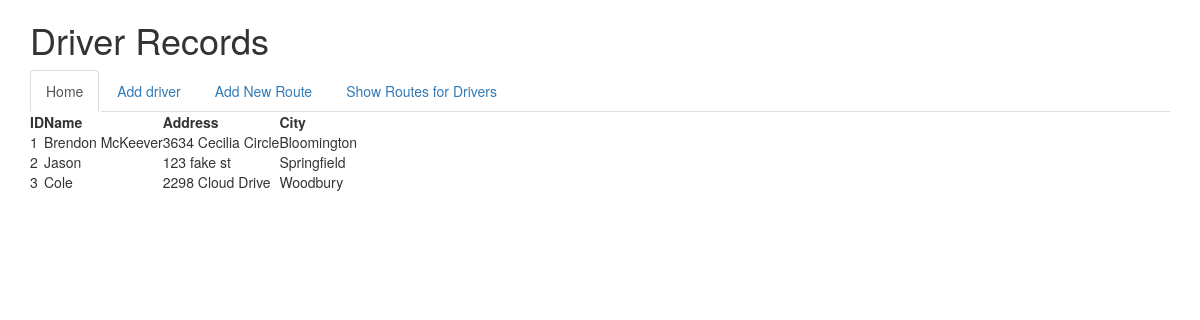
The app's page /, older data.
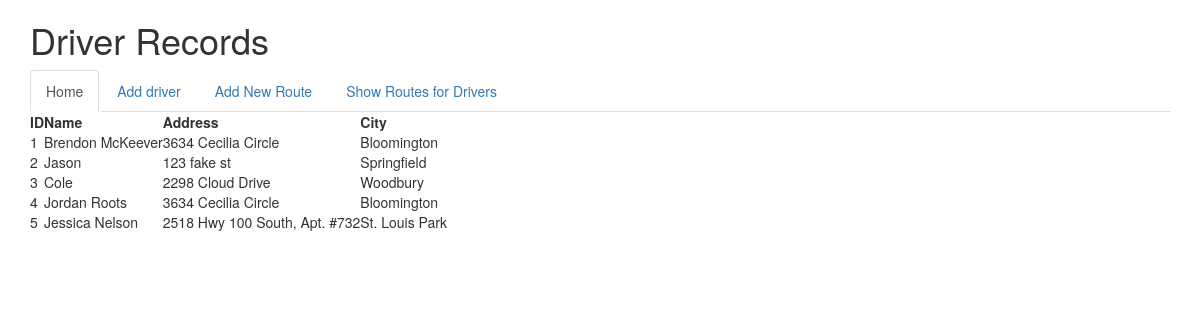
The same page, newer data.
### App.py (models this page shows, shortened)
class Driver_records(db.Model):
    __tablename__ = 'driver'
    id = db.Column('DriverID', db.Integer, primary_key = True)
    name = db.Column(db.String(100))
    address = db.Column(db.String(200))
    city = db.Column(db.String(50))
    orderPickup = relationship("Order_Table_Pickup")
    orderDel = relationship("Order_Table_Del")

### App.py (the view)
@app.route('/')
def home_page():
    return render_template('home_page.html', driver_records = Driver_records.query.all())

### templates/home_page.html (shortened to what this page needs)
<!DOCTYPE html>
<html lang="en">
<head>
  <link rel="stylesheet" href="http://maxcdn.bootstrapcdn.com/bootstrap/3.3.7/css/bootstrap.min.css">
  <link rel="stylesheet" href="{{ url_for('static', filename= 'style.css') }}">
</head>
<body>
<div class="container">
  <h1>Driver Records</h1>
  <ul class="nav nav-tabs">
    <li class="active"><a href = "/">Home</a></li>
    <li><a href = "{{ url_for('new_driver') }}"> Add driver</a></li>
    <li><a href = "{{ url_for('new_order') }}"> Add New Route</a></li>
    <li><a href = "{{ url_for('display_orders') }}"> Show Routes for Drivers</a></li>
  </ul>
  <table>
    <thead>
      <tr>
        <th>ID</th>
        <th>Name</th>
        <th>Address</th>
        <th>City</th>
      </tr>
    </thead>
      {% for driver in driver_records %}
        <tr>
          <td>{{ driver.id }}</td>
          <td>{{ driver.name }}</td>
          <td>{{ driver.address }}</td>
          <td>{{ driver.city }}</td>
        </tr>
      {% endfor %}
  </table>
</div>
</body>
</html>

Row changes from the older to the newer data that the page shows:
added Driver_records: id "4", name "Jordan Roots", address "3634 Cecilia Circle", city "Bloomington"
added Driver_records: id "5", name "Jessica Nelson", address "2518 Hwy 100 South, Apt. #732", city "St. Louis Park"
